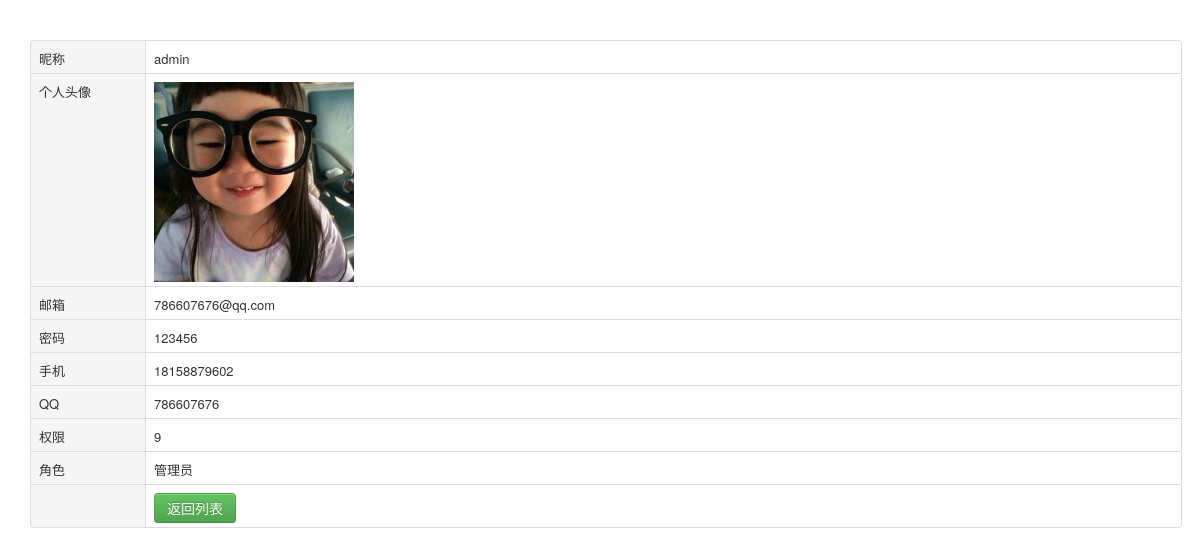
Screenshot of /admin/User/opuser.php?op=look&uid=1 with the database file from the repository.
### tables this page shows
CREATE TABLE IF NOT EXISTS `t_user` (
  `uid` int(11) NOT NULL AUTO_INCREMENT COMMENT 'ç”¨æˆ·ç¼–å�·',
  `uname` varchar(12) NOT NULL COMMENT 'æ˜µç§°',
  `uemail` varchar(30) NOT NULL COMMENT 'é‚®ç®±',
  `upwd` varchar(12) NOT NULL COMMENT 'å¯†ç �',
  `utel` char(11) NOT NULL COMMENT 'æ‰‹æœº',
  `uqq` varchar(13) NOT NULL COMMENT 'QQ',
  `upower` int(1) NOT NULL COMMENT 'æ�ƒé™�',
  `uheader` varchar(20) NOT NULL DEFAULT 'head_photo.png' COMMENT 'å¤´åƒ�è·¯å¾„',
  PRIMARY KEY (`uid`)
);

### admin/User/opuser.php (the view, shortened to what this page needs)
<!DOCTYPE html>
<html>
<head>
    <link rel="stylesheet" type="text/css" href="../Css/bootstrap.css" />
    <link rel="stylesheet" type="text/css" href="../Css/bootstrap-responsive.css" />
    <link rel="stylesheet" type="text/css" href="../Css/style.css" />
</head>
<body>
<?php
$uid = $_GET['uid'];
$op = $_GET['op'];
if(!empty($uid)){
    $arr = mysql_fetch_assoc(mysql_query("select * from t_user where uid = '".$uid."' "));
        $uid = $arr['uid'];
        $uname = $arr['uname'];
        $uheader = $arr['uheader'];
        $uemail = $arr['uemail'];
        $upwd = $arr['upwd'];
        $uqq = $arr['uqq'];
        $utel = $arr['utel'];
        $upower = $arr['upower'];
    if($op == "look"){
?>
    <table style="margin:40px 0 0 30px;" class="table table-bordered table-hover definewidth m10">
        <tr>
            <td width="10%" class="tableleft">昵称</td>
            <td><?php  echo $uname;?></td>
        </tr>
        <tr>
            <td class="tableleft">个人头像</td>
            <td><img src="../../upload_images/head_photo/<?php
        echo $uheader;?>" class="pull-left"></td>
        </tr>
        <tr>
            <td class="tableleft">邮箱</td>
            <td><?php  echo $uemail;?></td>
        </tr>
        <tr>
            <td class="tableleft">密码</td>
            <td><?php  echo $upwd;?></td>
        </tr>
        <tr>
            <td class="tableleft">手机</td>
            <td><?php  echo $utel;?></td>
        </tr>
        <tr>
            <td class="tableleft">QQ</td>
            <td><?php  echo $uqq;?></td>
        </tr>
        <tr>
            <td class="tableleft">权限</td>
            <td><?php  echo $upower;?></td>
        </tr>
        <?php if($upower==9){
        ?>
        <tr>
            <td class="tableleft">角色</td>
            <td>管理员</td>
        </tr>
        <?php }?>
        <tr>
            <td class="tableleft"></td>
            <td><a href="index.php">
            <button type="button" class="btn btn-success" name="backid" id="backid">返回列表</button></a>
            </td>
        </tr>
    </table>
<?php
    }else if($op == "edit"){
?>
<form action="oopuser.php" class="definewidth m20">
<input type="hidden" name="uid" value="<?php echo $uid;?>"/>
<input type="hidden" name="op" value="editdeal"/>
<table class="table table-bordered table-hover definewidth m10">
        <tr>
            <td width="10%" class="tableleft">昵称</td>
            <td><input type="text" name="name" value="<?php echo $uname;?>"/></td>
        </tr>
        <tr>
            <td class="tableleft">个人头像</td>
            <td><img src="../../upload_images/head_photo/<?php
        echo $uheader;?>" class="pull-left"></td>
        </tr>
        <tr>
            <td class="tableleft">邮箱</td>
            <td><input type="text" name="email" value="<?php echo $uemail;?>"/></td>
        </tr>
        <tr>
            <td class="tableleft">密码</td>
            <td><input type="text" name="password" value="<?php echo $upwd;?>"/></td>
        </tr>
        <tr>
            <td class="tableleft">手机</td>
            <td><input type="text" name="phone" value="<?php echo $utel;?>"/></td>
        </tr>
        <tr>
            <td class="tableleft">QQ</td>
            <td><input type="text" name="qq" value="<?php echo $uqq;?>"/></td>
        </tr>
        <tr>
            <td class="tableleft">权限</td>
            <td><input type="text" name="power" value="<?php echo $upower;?>"/></td>
        </tr>
        <?php if($upower==9){
        ?>
        <tr>
            <td class="tableleft">角色</td>
            <td>管理员</td>
        </tr>
        <?php }else{
        ?>
        <tr>
            <td class="tableleft">角色</td>
            <td>普通用户</td>
        </tr>
        <?php }?>
        <tr>
            <td class="tableleft"></td>
            <td>
            <button type="submit" class="btn btn-primary" type="button">保存</button>&nbsp;&nbsp;
            <a href="index.php">
            <button type="button" class="btn btn-success" name="backid" id="backid">返回列表</button></a>
            </td>
        </tr>
    </table>
    </form>
<?php
    }else if($op=="del"){
        include_once "../../php/conn.php";
        include_once "../../php/function.php";
        $csql = "delete from t_comment where uid='$uid'";
        $rowsNum = $conne->uidRst($csql);
        if($rowsNum)
        {
            echo "评论删除！";
            $psql = "delete from t_publish where uid='$uid'";
            $rowsNum = $conne->uidRst($psql);
            if($rowsNum)
            {
                echo "信息删除！";
                $usql = "delete from t_user where uid='$uid'";
                $rowsNum = $conne->uidRst($usql);
                if($rowsNum)
                {
                    echo "用户删除！";
                    $conne->close_conn();
                    echo_message("删除成功！",3);
                }else{
                    echo "用户删除?";
                }
            }else{
                    echo "信息删除?";
                }
        }else {
            echo $conne->msg_error();
        }
?>
<?php
    }
}else if($op=="add"){
    ?>
<form action="oopuser.php"  class="definewidth m20">
<input type="hidden" name="op" value="adddeal"/>
<table class="table table-bordered table-hover definewidth m10">
        <tr>
            <td width="10%" class="tableleft">昵称</td>
            <td><input type="text" name="name" value=""/></td>
        </tr>
        <tr>
            <td class="tableleft">邮箱</td>
            <td><input type="text" name="email" value=""/></td>
        </tr>
        <tr>
            <td class="tableleft">密码</td>
            <td><input type="text" name="password" value=""/></td>
        </tr>
        <tr>
            <td class="tableleft">手机</td>
            <td><input type="text" name="phone" value=""/></td>
        </tr>
        <tr>
            <td class="tableleft">QQ</td>
            <td><input type="text" name="qq" value=""/></td>
        </tr>
        <tr>
            <td class="tableleft">权限</td>
            <td><input type="text" name="power" value=""/></td>
        </tr>
        <tr>
            <td class="tableleft"></td>
            <td>
            <button type="submit" class="btn btn-primary" type="button">保存</button>&nbsp;&nbsp;
            <a href="index.php">
            <button type="button" class="btn btn-success" name="backid" id="backid">返回列表</button></a>
            </td>
        </tr>
    </table>
    </form>
<?php
}
?>
</body>
</html>

### admin/Css/style.css (style rules this page uses)
body { font-size: 13px; }
.table td, .table th { padding-top: 8px; padding-bottom: 4px; line-height:20ppx; }
.definewidth { width:96%; margin:auto; }
.m10 { margin-top:10px; }
.tableleft { text-align:right; padding-left:5px; background-color:#f5f5f5; }

### admin/User/opuser.php (style rules this page uses)
body { padding-bottom: 40px; }

### rows the page displays
t_user: uname "admin", uheader (picture), uemail "786607676@qq.com", upwd "123456", utel "18158879602", uqq "786607676", upower "9"
